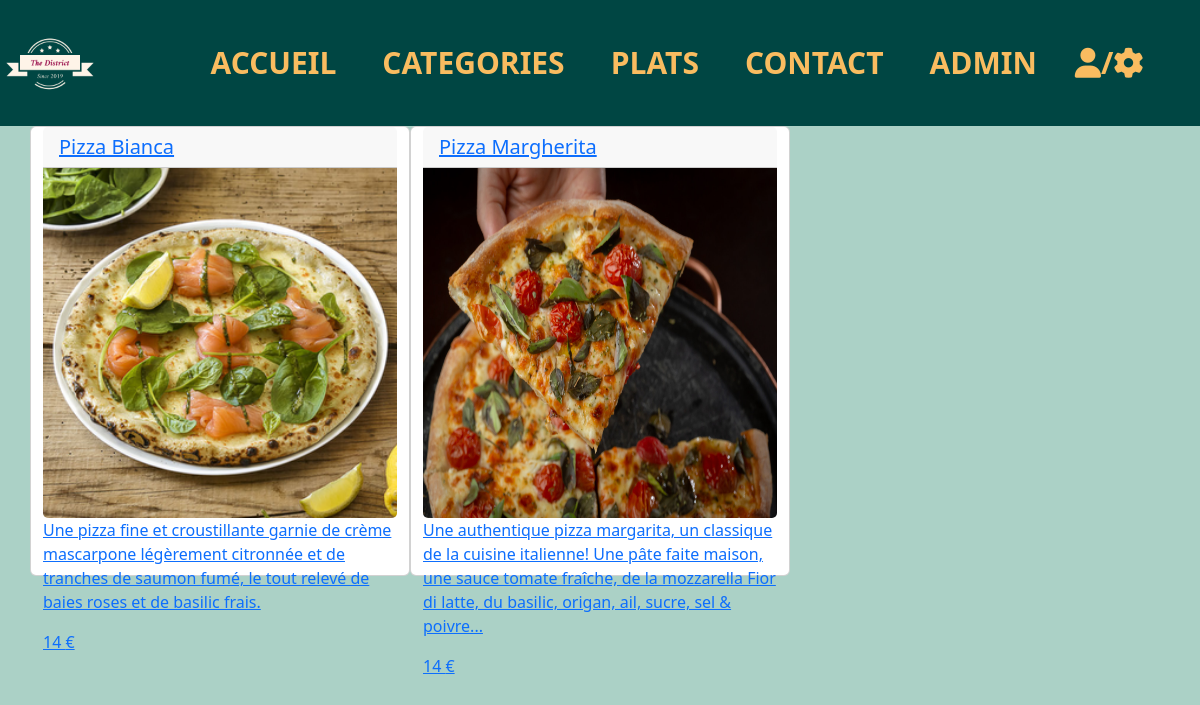
Screenshot of /categoriedetails.php?id=1 with the database file from the repository.
### tables this page shows
CREATE TABLE `plats` (
  `id` int NOT NULL,
  `libelle` varchar(100) NOT NULL,
  `description` text NOT NULL,
  `prix` float NOT NULL,
  `image` varchar(100) NOT NULL,
  `id_categorie` int NOT NULL,
  `active` tinyint(1) NOT NULL
);

### Models/Model.php (called while the page is built, shortened)
<?php
class Model extends Db
{
    protected $table;
    public function findBy(array $criteres)
    {
        $champs =[];
        $valeurs = [];
        foreach($criteres as $champ=> $valeur){
            $champs[] = "$champ = ? ";
            $valeurs[] = $valeur;
        }
        $liste_champs = implode(' AND ', $champs);
        return $this->requete('SELECT * FROM ' .$this->table.' WHERE '. $liste_champs,$valeurs)->fetchAll();
    }
    public function requete(string $sql, array $attributs = null)
    {
        $this->db = Db::getInstance();
        if ($attributs !== null){
            $query = $this->db->prepare($sql);
            $query->execute($attributs);
            return $query;
        }else{
            return $this->db->query($sql);
        }
    }
}
?>

### Models/PlatsModel.php (called while the page is built, shortened)
<?php
class PlatsModel extends Model{
    public function __construct()
    {
    $this->table='plats';
    }
}
?>

### Core/Db.php (called while the page is built, shortened)
<?php
class Db extends PDO
{
    private static $instance;
    private function __construct()
    {
        $_dsn = "mysql:dbname=". self::DBNAME . ";host=" . self::DBHOST;
    }
    public static function getInstance()
    {
        if (self::$instance === null) {
            self::$instance = new self();
        }
        return self::$instance;
    }
}
?>

### categoriedetails.php (the view, shortened to what this page needs)
<?php
$id=$_GET['id'];
$categoriedet = new PlatsModel();
$categoriedet = $categoriedet->findBy(['id_categorie' => $id,]);
require_once "./controllers/head_script.php";
require_once "./controllers/nav_script.php";
?>
<div class="container">
    <div class="row plat">
        <?php foreach ($categoriedet as $platdet) :
            $obj = (object) $platdet; ?>
            <div class="col-lg-4 card  ">
                <a href="platsdetail.php?id=<?= $obj->id ?>">
                    <h5 class="card-header"><?= $obj->libelle ?></h5>
                    <div class="imgplat">
                        <img src="assets/images/food/<?= $obj->image ?>" class="card-img-bottom" alt="<?= $obj->image ?>">
                    </div>
                    <p><?= $obj->description ?></p>
                    <p><?= $obj->prix ?> €</p>
                    <br>
                    <br>
                </a>
            </div>
        <?php endforeach; ?>
    </div>
</div>

### assets/css/style.css (style rules this page uses)
* { margin: 0; padding: 0; box-sizing: border-box; }
body { background: #abd1c6 !important; }
.card { height: 450px; }
.card img { max-width: 100%; height: 350px; }

### rows the page displays
plats: libelle "Pizza Bianca", image (picture), description "Une pizza fine et croustillante garnie de crème mascarpone légèrement citronnée et de tranches de saumon fumé, le tout relevé de baies roses et de basilic frais.", prix "14"
plats: libelle "Pizza Margherita", image (picture), description "Une authentique pizza margarita, un classique de la cuisine italienne! Une pâte faite maison, une sauce tomate fraîche, de la mozzarella Fior di latte, du basilic, origan, ail, sucre, sel & poivre...", prix "14"
